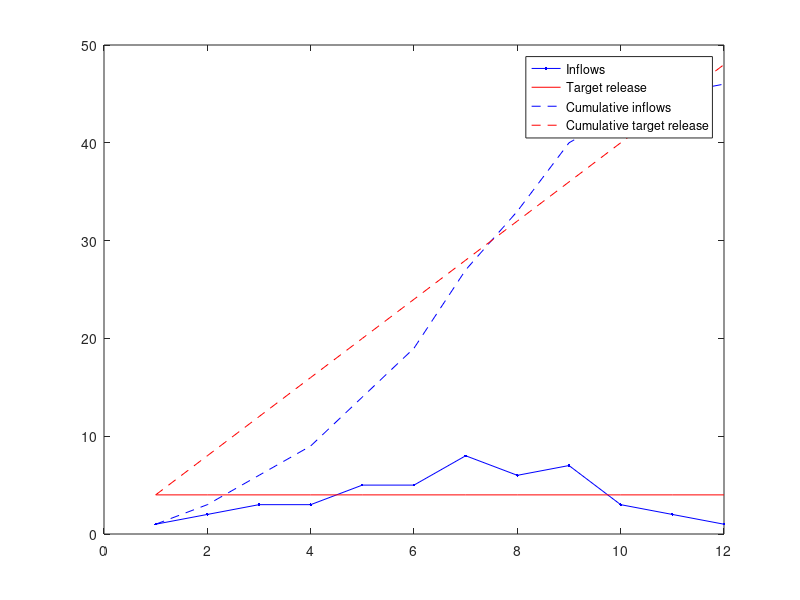

Here is the MATLAB script that generated this plot:
clc;
% clear all; 
close all;
q = [1 2 3 3 5 5 8 6 7 3 2 1];
cumQt = cumsum(q);
r = 4;
Rt = r*ones(size(q));
cumRt = cumsum(Rt);

figure;
plot(q, '.-b'); hold on;
plot(Rt, 'r'); hold on;
plot(cumQt, '--b'); hold on;
plot(cumRt, '--r'); hold on;
legend('Inflows', 'Target release', 'Cumulative inflows', 'Cumulative target release')

% Rippl
D = cumRt - cumQt;
max(D)